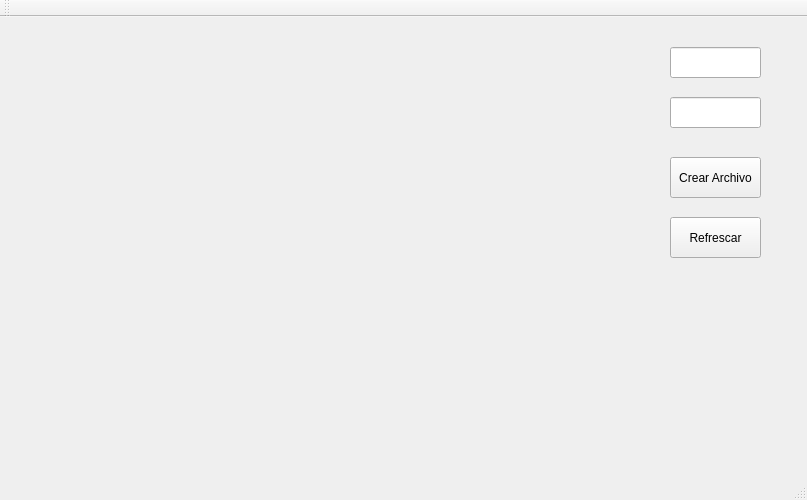
<?xml version="1.0" encoding="UTF-8"?>
<ui version="4.0">
 <class>MainWindow</class>
 <widget class="QMainWindow" name="MainWindow">
  <property name="geometry">
   <rect>
    <x>0</x>
    <y>0</y>
    <width>807</width>
    <height>500</height>
   </rect>
  </property>
  <property name="windowTitle">
   <string>MainWindow</string>
  </property>
  <widget class="QWidget" name="centralWidget">
   <widget class="QLineEdit" name="Nombre">
    <property name="geometry">
     <rect>
      <x>670</x>
      <y>30</y>
      <width>91</width>
      <height>31</height>
     </rect>
    </property>
   </widget>
   <widget class="QLineEdit" name="Tipo">
    <property name="geometry">
     <rect>
      <x>670</x>
      <y>80</y>
      <width>91</width>
      <height>31</height>
     </rect>
    </property>
   </widget>
   <widget class="QPushButton" name="CrearArchivo">
    <property name="geometry">
     <rect>
      <x>670</x>
      <y>140</y>
      <width>91</width>
      <height>41</height>
     </rect>
    </property>
    <property name="text">
     <string>Crear Archivo</string>
    </property>
   </widget>
   <widget class="QPushButton" name="Refrescar">
    <property name="geometry">
     <rect>
      <x>670</x>
      <y>200</y>
      <width>91</width>
      <height>41</height>
     </rect>
    </property>
    <property name="text">
     <string>Refrescar</string>
    </property>
   </widget>
  </widget>
  <widget class="QMenuBar" name="menuBar">
   <property name="geometry">
    <rect>
     <x>0</x>
     <y>0</y>
     <width>807</width>
     <height>21</height>
    </rect>
   </property>
  </widget>
  <widget class="QToolBar" name="mainToolBar">
   <attribute name="toolBarArea">
    <enum>TopToolBarArea</enum>
   </attribute>
   <attribute name="toolBarBreak">
    <bool>false</bool>
   </attribute>
  </widget>
  <widget class="QStatusBar" name="statusBar"/>
 </widget>
 <layoutdefault spacing="6" margin="11"/>
 <resources/>
 <connections/>
</ui>
